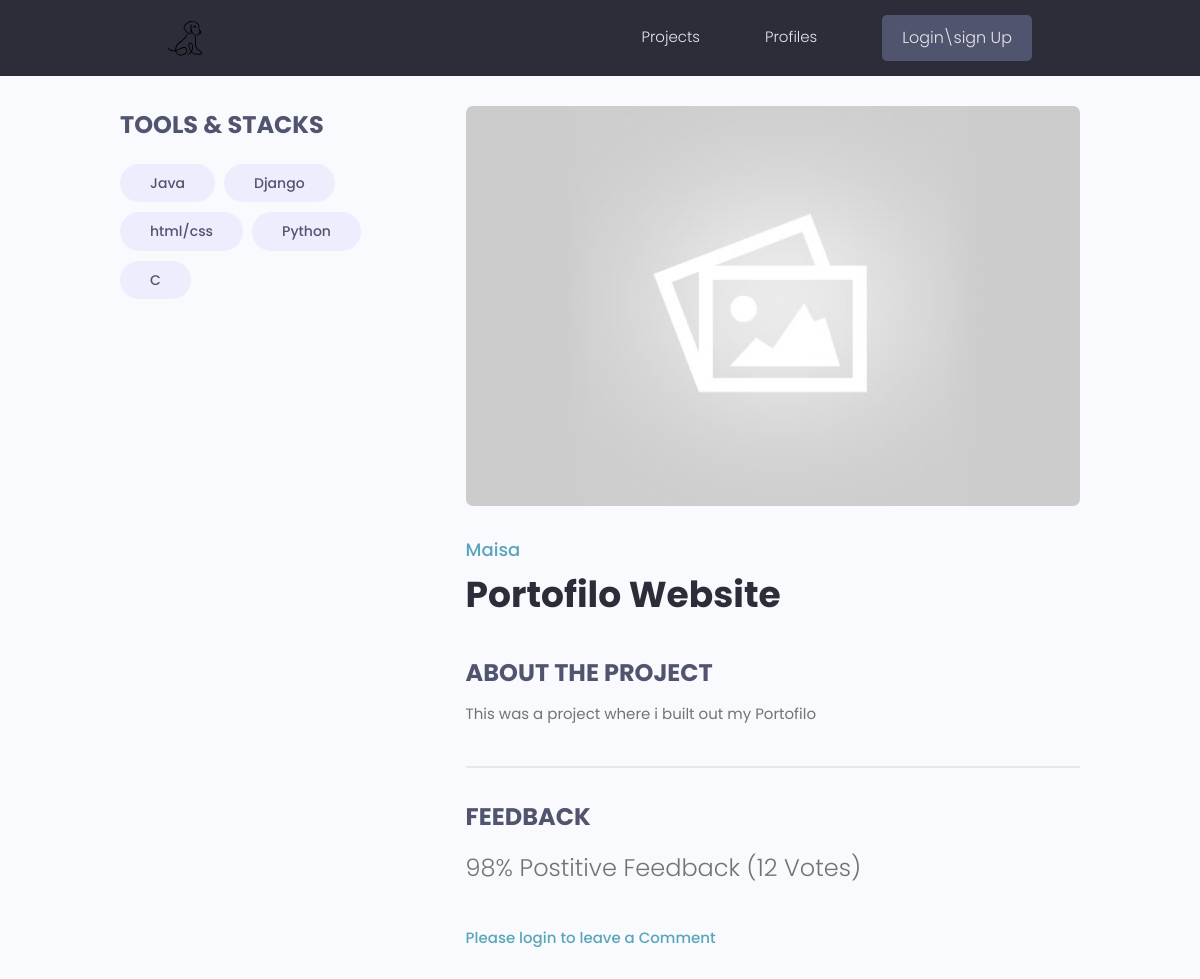
/project/project/31df6fde-f8d2-459e-968b-b6864cc87ff4/, run on an earlier commit of the app's database.
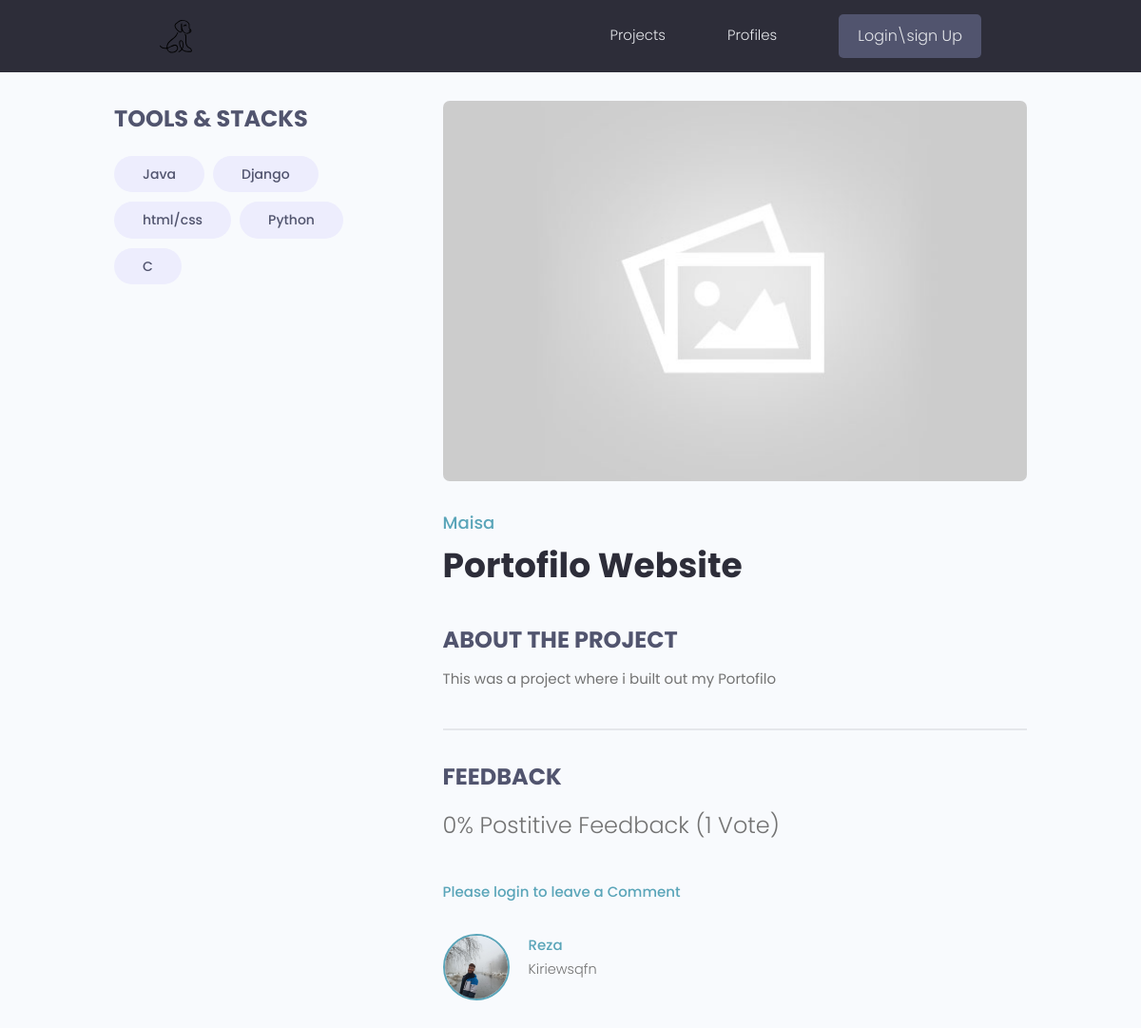
And on a later commit of the database.
### projects/models.py (models this page shows, shortened)
class Tag(models.Model):
    name=models.CharField(max_length=200)
    id=models.UUIDField(default=uuid.uuid4,unique=True
                        ,primary_key=True,editable=False)
    def __str__(self):
        return self.name

class project(models.Model):
    owner=models.ForeignKey(profile,null=True,blank=True,on_delete=models.SET_NULL)
    title=models.CharField(max_length=200)
    descriptions=models.TextField(blank=True,null=True)
    demo_link=models.CharField(max_length=2000,null=True,blank=True)
    source_link=models.CharField(max_length=2000,null=True,blank=True)
    feuchered_image=models.ImageField(null=True,blank=True,default='default.jpg')
    tags=models.ManyToManyField('Tag', blank=True)
    Vote_total=models.IntegerField(default=0,null=True,blank=True)
    Vote_ratio=models.IntegerField(default=0,null=True,blank=True)
    created=models.DateTimeField(auto_now_add=True)
    id=models.UUIDField(default=uuid.uuid4,unique=True
                        ,primary_key=True,editable=False)
    class Meta:
        ordering=['-Vote_ratio','-Vote_total','title']
    @property
    def reviewers(self):
        queryset = self.review_set.all().values_list('owner__id', flat=True)
        return queryset

class review(models.Model):
    VOTE_TYPE = (
        ('up', 'Up Vote'),
        ('down', 'Down Vote'),
    )
    owner = models.ForeignKey(profile, null=True , on_delete=models.SET_NULL)
    project = models.ForeignKey(project, on_delete=models.CASCADE)
    body = models.TextField(null=True, blank=True)
    value = models.CharField(max_length=200, choices=VOTE_TYPE)
    created = models.DateTimeField(auto_now_add=True)
    id = models.UUIDField(default=uuid.uuid4, unique=True,
                          primary_key=True, editable=False)
    class Meta:
         unique_together=[['owner' , 'project']]

### users/models.py (models this page shows, shortened)
class profile(models.Model):
    user=models.OneToOneField(User,on_delete=models.CASCADE,null=True,blank=True)
    first_name=models.CharField(max_length=200,blank=True,null=True)
    last_name=models.CharField(max_length=200,blank=True,null=True)
    short_bio=models.CharField(max_length=200,blank=True,null=True)
    username=models.CharField(max_length=200,blank=True,null=True)
    location=models.CharField(max_length=200,blank=True,null=True)
    bio=models.TextField(blank=True,null=True)
    profile_img=models.ImageField(null=True,upload_to='images/profiles',blank=True,default='profiles/user-default.png')
    age=models.IntegerField(default=0,null=True,blank=True)
    email=models.EmailField(max_length=500,null=True,blank=True)
    social_website=models.CharField(max_length=200,blank=True,null=True)
    social_youtube=models.CharField(max_length=200,blank=True,null=True)
    social_linkedin=models.CharField(max_length=200,blank=True,null=True)
    social_twitter=models.CharField(max_length=200,blank=True,null=True)
    social_github=models.CharField(max_length=200,blank=True,null=True)
    created=models.DateTimeField(auto_now_add=True)
    id=models.UUIDField(default=uuid.uuid4,unique=True
                        ,primary_key=True,editable=False)
    class Meta:
        ordering=['created']

### projects/views.py (the view, shortened to what this page needs)
# urls.py: path('project/<str:pk>/',views.Project,name="project"),
def Project(request,pk):
     projectObj=project.objects.get(id=pk)
     form=reviewForm()
     print(projectObj.__dict__)
     print(dir(projectObj))
     return render(request,'projects/single-projects.html', {'project': projectObj, 'form': form})

### projects/templates/projects/single-projects.html (shortened to what this page needs)
{% extends 'main.html' %}
{% block content %}
<main class="singleProject my-md">
    <div class="container">
      <div class="layout">
        <div class="column column--1of3">
          <h3 class="singleProject__subtitle">Tools & Stacks</h3>
          <div class="singleProject__toolStack">
            {% for tag in project.tags.all %}
            <span class="tag tag--pill tag--sub tag--lg">
              <small>{{tag}}</small>
            </span>
            {% endfor %}
          </div>
        </div>
        <div class="column column--2of3">
          <img class="singleProject__preview" src="{{project.feuchered_image.url}}" alt="portfolio thumbnail" />
          <a href="{% url 'user-profiles' project.owner.id %}" class="singleProject__developer">{{project.owner.first_name}}</a>
          <h2 class="singleProject__title">{{project.title}}</h2>
          <h3 class="singleProject__subtitle">About the Project</h3>
          <div class="singleProject__info">{{project.descriptions}}
          </div>
          <div class="comments">
            <h3 class="singleProject__subtitle">Feedback</h3>
            <h5 class="project--rating">
              {{project.Vote_ratio}}% Postitive Feedback ({{project.Vote_total}} Vote{{project.Vote_total|pluralize:"s"}})
            </h5>
            {% if request.user.profile.id in project.reviewers %}
            <p>You have already submitted your comment for this review</p>
           {% elif  request.user.profile == project.owner%}
           <p>You cannot review your own Project</p>
            {% else %}
            <a href="{% url 'login'%}?next={{request.path}}">Please login to leave a Comment</a>
            {% endif %}
            {% for review in project.review_set.all %}
            {% if review.body %}
            <div class="commentList">
              <div class="comment">
                <a href="{% url 'user-profiles' review.owner.id %}">
                  <img class="avatar avatar--md"
                    src="{{review.owner.profile_img.url}}" alt="user" />
                </a>
                <div class="comment__details">
                  <a href="{% url 'user-profiles' review.owner.id %}" class="input">{{review.owner.first_name}}</a>
                  <p class="comment__info">
                   {{review.body|linebreaksbr}}
                  </p>
                </div>
              </div>
            </div>
            {% endif %}
            {% endfor %}
          </div>
        </div>
      </div>
    </div>
  </main>
{% endblock content %}

What changed in the data, as far as the page shows it:
changed project "Portofilo Website": Vote_ratio "98" → "0"; Vote_total "12" → "1"
added review: owner.profile_img (picture), owner.first_name "Reza", body "Kiriewsqfn"
